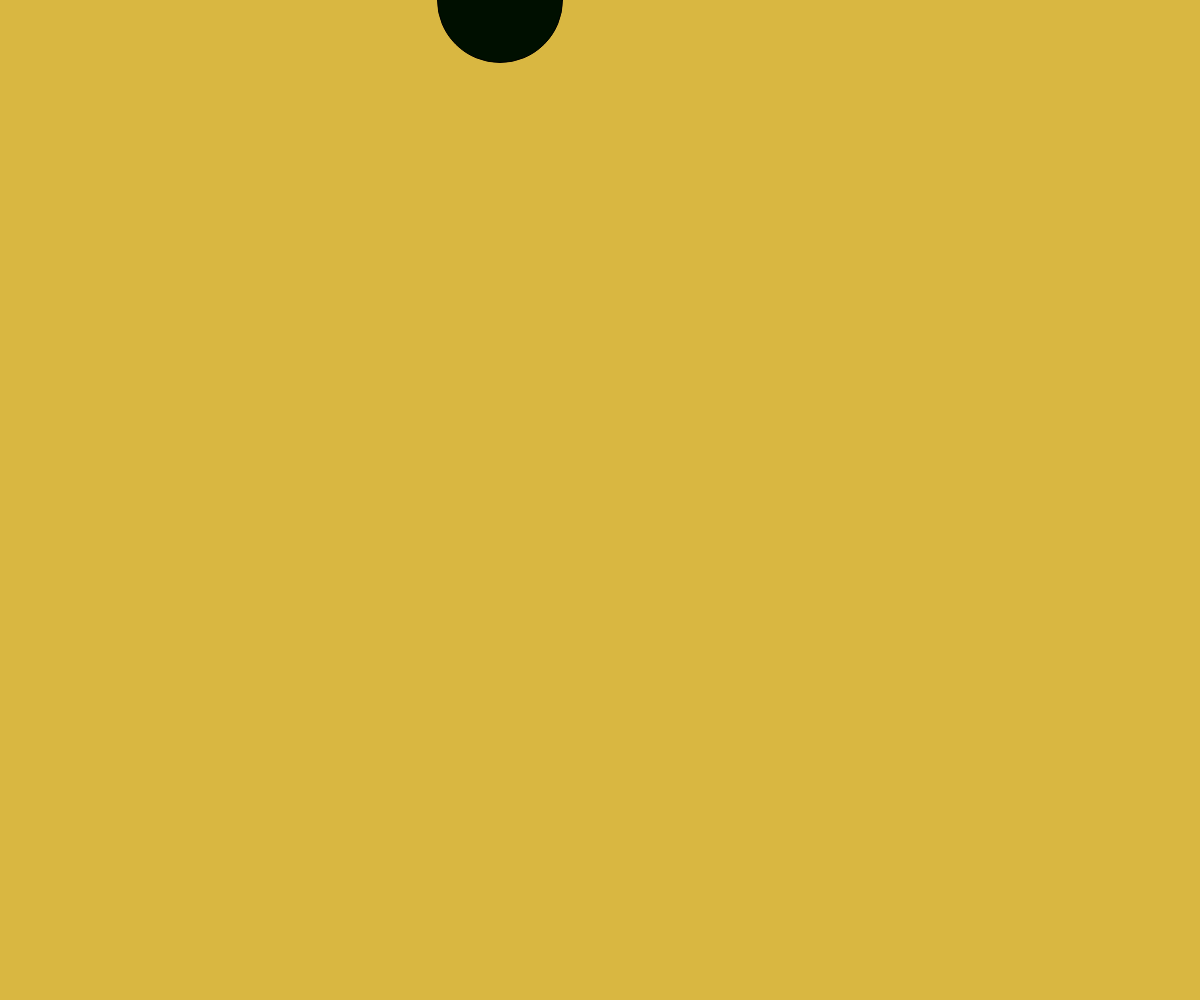
Frame 1 (no input)
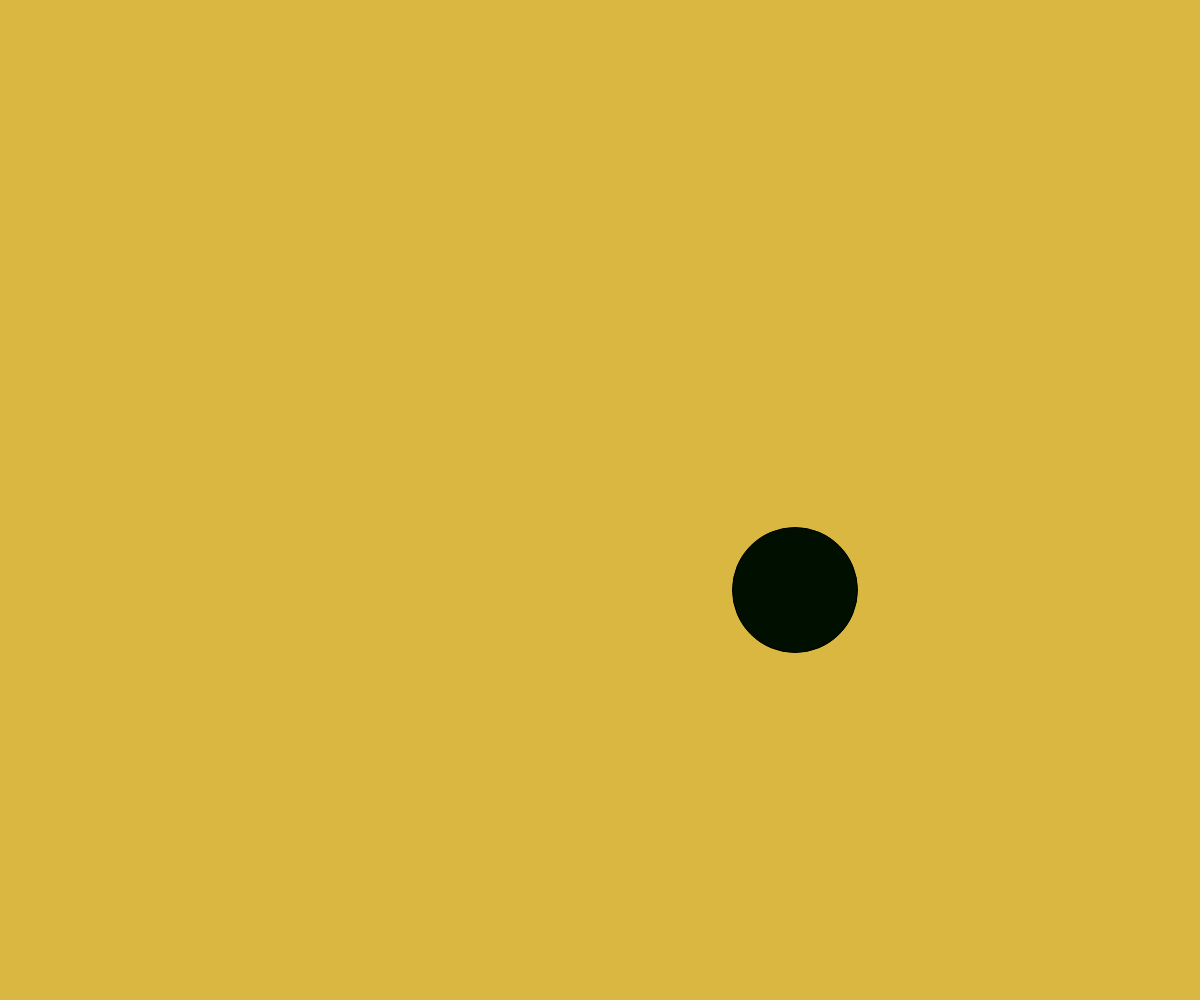
Frame 60 (no input)
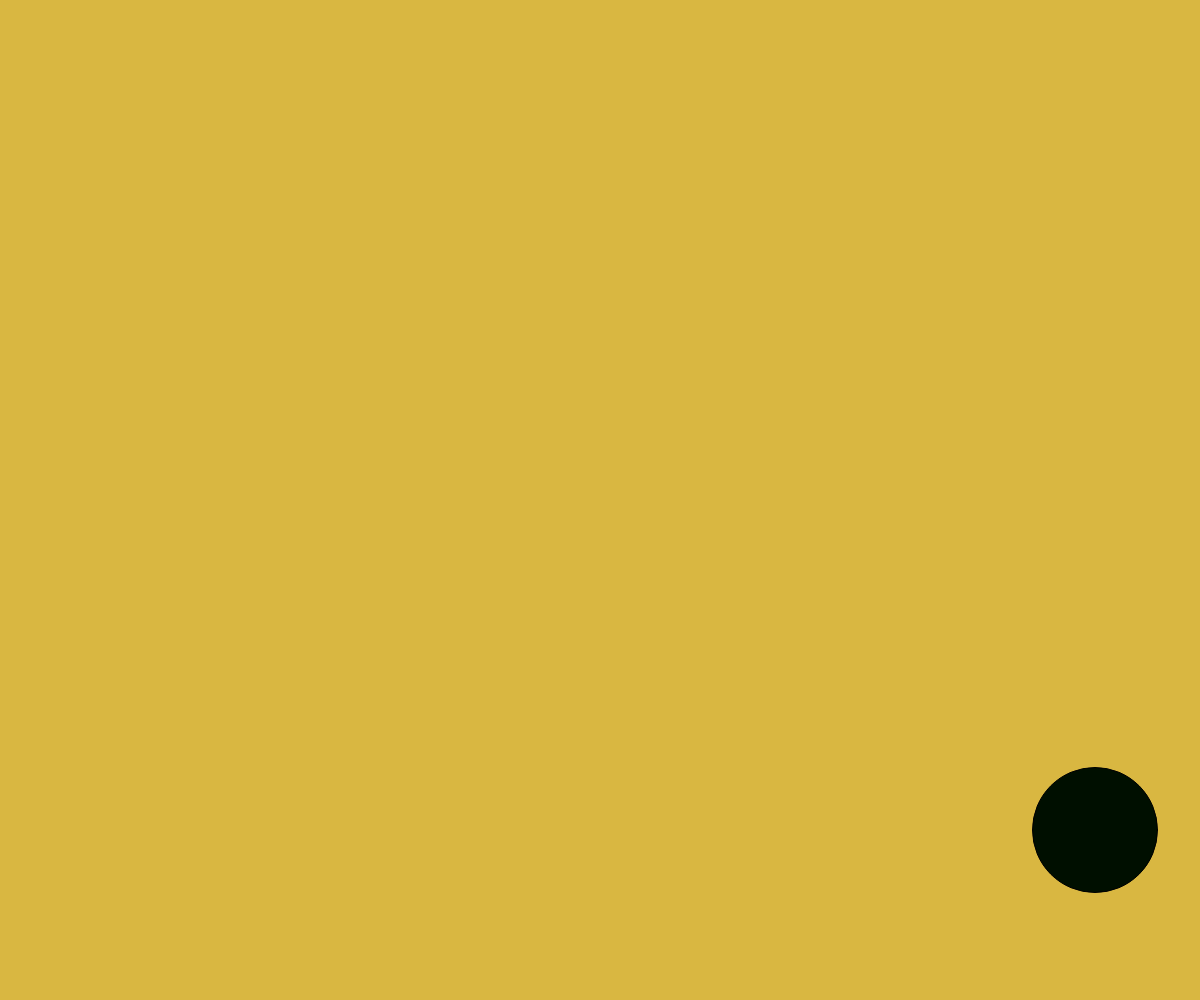
Frame 120 (the mouse pressed at the canvas centre since frame 60)

The p5.js sketch that drew these frames (run headless with seeded random() and noise() and a simulated clock; from frame 60 on, the mouse is pressed at the canvas centre):

// p5.js sketch
// ── sketch.js

let xpos=500;
let ypos=0;
let xballspeed=5;
let yballspeed=10;
let circlecolor=15;

function setup() {
  // put setup code here
  createCanvas(windowWidth,windowHeight);
}

function draw() {
  // put drawing code here
  background(217,183,65);
  fill(0,circlecolor,0);
  circle(xpos,ypos,125);

  if(mouseIsPressed & dist(mouseX, mouseY, xpos, ypos)<125){
    ypos = random(0,windowHeight);
  }

  if(mouseIsPressed & dist(mouseX, mouseY, xpos, ypos)<125){
    xpos = random(windowWidth,0);
  }

  xpos = xpos + xballspeed;
  ypos = ypos + yballspeed;

  //check x position
  //check when ball crosses right side of canvas
  if(xpos > width){
  xballspeed = -xballspeed;
  }
  //check when ball crosses left side of canvas
  if(xpos < 0){
  xballspeed = -xballspeed;
  }

  //check for ypos

  //check when ball crosses bottom of canvas
  if(ypos>height){
  yballspeed = -yballspeed;

  }
  //check when ball crosses top of canvas
  if(ypos < 0){
  yballspeed = -yballspeed;
  }

}
